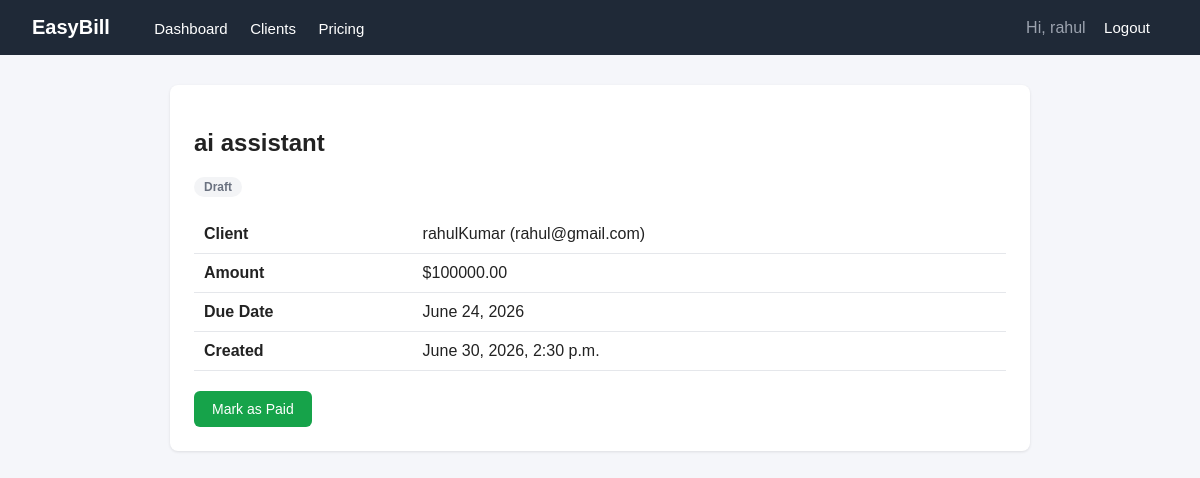
/invoices/3/ (signed in), run on the app's committed database.
### invoices/models.py (models this page shows, shortened)
class Invoice(models.Model):
    STATUS_DRAFT = 'draft'
    STATUS_SENT = 'sent'
    STATUS_PAID = 'paid'
    STATUS_CHOICES = [
        (STATUS_DRAFT, 'Draft'),
        (STATUS_SENT, 'Sent'),
        (STATUS_PAID, 'Paid'),
    ]
    owner = models.ForeignKey(User, on_delete=models.CASCADE)
    client = models.ForeignKey(Client, on_delete=models.CASCADE)
    title = models.CharField(max_length=200, help_text="e.g. 'Website redesign work'")
    amount = models.DecimalField(max_digits=10, decimal_places=2)
    status = models.CharField(max_length=10, choices=STATUS_CHOICES, default=STATUS_DRAFT)
    created_at = models.DateTimeField(auto_now_add=True)
    due_date = models.DateField()

class Client(models.Model):
    owner = models.ForeignKey(User, on_delete=models.CASCADE)
    name = models.CharField(max_length=200)
    email = models.EmailField()
    created_at = models.DateTimeField(auto_now_add=True)

### invoices/views.py (the view)
# urls.py: path('invoices/<int:invoice_id>/', views.invoice_detail_page, name='invoice_detail'),
@login_required
def invoice_detail_page(request, invoice_id):
    invoice = get_object_or_404(Invoice, id=invoice_id, owner=request.user)
    return render(request, 'invoices/invoice_detail.html', {'invoice': invoice})

### invoices/templates/invoices/invoice_detail.html (shortened to what this page needs)
{% extends 'invoices/base.html' %}
{% block content %}
<div class="card">
    <h2>{{ invoice.title }}</h2>
    <span class="badge badge-{{ invoice.status }}">{{ invoice.get_status_display }}</span>
    <table style="margin-top:18px;">
        <tr><th>Client</th><td>{{ invoice.client.name }} ({{ invoice.client.email }})</td></tr>
        <tr><th>Amount</th><td>${{ invoice.amount }}</td></tr>
        <tr><th>Due Date</th><td>{{ invoice.due_date }}</td></tr>
        <tr><th>Created</th><td>{{ invoice.created_at }}</td></tr>
    </table>
    {% if invoice.status != 'paid' %}
    <form method="POST" action="{% url 'mark_invoice_paid' invoice.id %}" style="margin-top:20px;">
        <button type="submit" class="btn btn-green">Mark as Paid</button>
    </form>
    {% endif %}
</div>
{% endblock %}

### invoices/templates/invoices/base.html (shortened to what this page needs)
<!DOCTYPE html>
<html lang="en">
<head>
</head>
<body>
<nav>
    <div>
        <a href="{% url 'home' %}" class="brand">EasyBill</a>
        {% if user.is_authenticated %}
            <a href="{% url 'dashboard' %}">Dashboard</a>
            <a href="{% url 'client_list' %}">Clients</a>
            <a href="{% url 'pricing' %}">Pricing</a>
        {% else %}
            <a href="{% url 'pricing' %}">Pricing</a>
        {% endif %}
    </div>
    <div>
        {% if user.is_authenticated %}
            <span style="color:#9ca3af; margin-right:14px;">Hi, {{ user.username }}</span>
            <a href="{% url 'logout' %}">Logout</a>
        {% else %}
            <a href="{% url 'login' %}">Login</a>
            <a href="{% url 'signup' %}">Sign Up</a>
        {% endif %}
    </div>
</nav>
<div class="container">
    {% block content %}
    {% endblock %}
</div>
</body>
</html>

### invoices/templates/invoices/base.html (style rules this page uses)
* { box-sizing: border-box; }
body { font-family: Arial, Helvetica, sans-serif; margin: 0; background: #f5f6fa; color: #222; }
nav { background: #1f2937; padding: 16px 32px; display: flex; justify-content: space-between; align-items: center; }
nav a { color: #fff; text-decoration: none; margin-right: 18px; font-size: 15px; }
nav a.brand { font-weight: bold; font-size: 20px; margin-right: 40px; }
.container { max-width: 900px; margin: 30px auto; padding: 0 20px; }
.card { background: #fff; border-radius: 8px; padding: 24px; box-shadow: 0 1px 3px rgba(0,0,0,0.1); margin-bottom: 20px; }
.btn { display: inline-block; background: #2563eb; color: #fff; padding: 10px 18px; border-radius: 6px; text-decoration: none; border: none; font-size: 14px; cursor: pointer; }
.btn-green { background: #16a34a; }
table { width: 100%; border-collapse: collapse; }
th, td { text-align: left; padding: 10px; border-bottom: 1px solid #e5e7eb; }
.badge { display: inline-block; padding: 3px 10px; border-radius: 12px; font-size: 12px; font-weight: bold; }
.badge-draft { background: #f3f4f6; color: #6b7280; }

### data on the page
Invoice: title "ai assistant", status "Draft", client.name "rahulKumar", client.email "rahul@gmail.com", amount "100000.00", due_date "June 24, 2026", created_at "June 30, 2026, 2:30 p.m."

### other printed values
{{ user.username }} "rahul"
